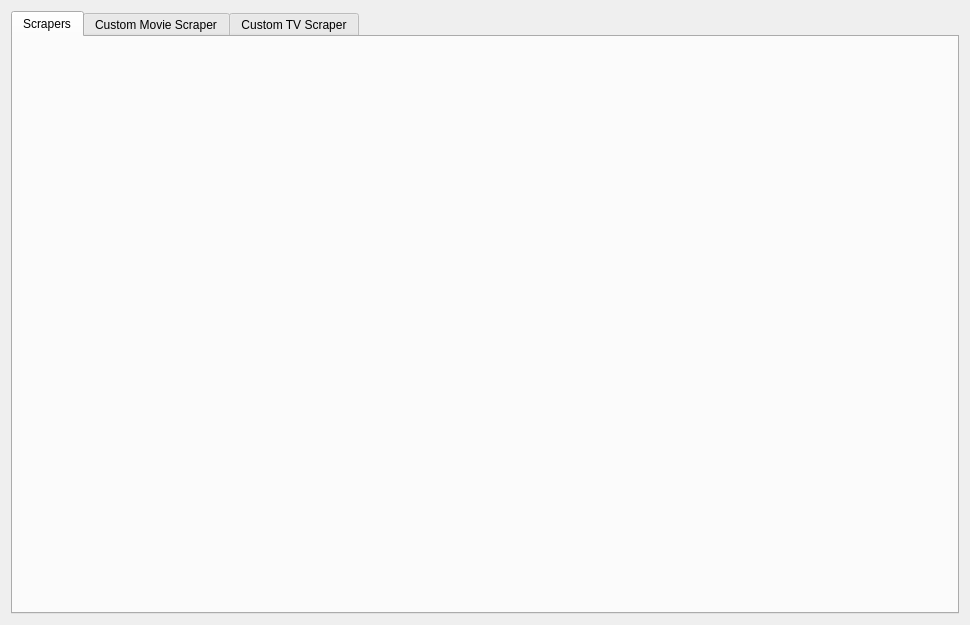
<?xml version="1.0" encoding="UTF-8"?>
<ui version="4.0">
 <class>ScraperSettingsWidget</class>
 <widget class="QWidget" name="ScraperSettingsWidget">
  <property name="geometry">
   <rect>
    <x>0</x>
    <y>0</y>
    <width>970</width>
    <height>625</height>
   </rect>
  </property>
  <layout class="QVBoxLayout" name="verticalLayout_4">
   <item>
    <widget class="QTabWidget" name="tabWidget">
     <property name="currentIndex">
      <number>0</number>
     </property>
     <widget class="QWidget" name="tabScrapers">
      <attribute name="title">
       <string>Scrapers</string>
      </attribute>
      <layout class="QVBoxLayout" name="vLayout_MovieScrapers">
       <item>
        <widget class="ScraperSettingsTable" name="scraperSettings" native="true"/>
       </item>
      </layout>
     </widget>
     <widget class="QWidget" name="tabCustomMovieScraper">
      <attribute name="title">
       <string>Custom Movie Scraper</string>
      </attribute>
      <layout class="QVBoxLayout" name="verticalLayout_11">
       <item>
        <widget class="QLabel" name="lblCustomMovieScraperHelp">
         <property name="text">
          <string>Combine multiple scrapers to your custom scraper. If you select other scrapers than IMDB, The Movie DB and Fanart.tv multiple searches may be necessary as only these three share an id.</string>
         </property>
         <property name="wordWrap">
          <bool>true</bool>
         </property>
        </widget>
       </item>
       <item>
        <widget class="QTableWidget" name="customScraperTable">
         <property name="sizePolicy">
          <sizepolicy hsizetype="Expanding" vsizetype="Expanding">
           <horstretch>1</horstretch>
           <verstretch>0</verstretch>
          </sizepolicy>
         </property>
         <property name="editTriggers">
          <set>QAbstractItemView::NoEditTriggers</set>
         </property>
         <property name="alternatingRowColors">
          <bool>true</bool>
         </property>
         <property name="selectionMode">
          <enum>QAbstractItemView::NoSelection</enum>
         </property>
         <property name="showGrid">
          <bool>false</bool>
         </property>
         <attribute name="verticalHeaderVisible">
          <bool>false</bool>
         </attribute>
         <column>
          <property name="text">
           <string>Item</string>
          </property>
         </column>
         <column>
          <property name="text">
           <string>Scraper</string>
          </property>
         </column>
        </widget>
       </item>
      </layout>
     </widget>
     <widget class="QWidget" name="tabCustomTvScraper">
      <attribute name="title">
       <string>Custom TV Scraper</string>
      </attribute>
      <layout class="QVBoxLayout" name="verticalLayout">
       <item>
        <widget class="CustomTvScraperSettingsWidget" name="customTvScraperSettings" native="true"/>
       </item>
      </layout>
     </widget>
    </widget>
   </item>
  </layout>
 </widget>
 <customwidgets>
  <customwidget>
   <class>ScraperSettingsTable</class>
   <extends>QWidget</extends>
   <header>ui/settings/ScraperSettingsTable.h</header>
   <container>1</container>
  </customwidget>
  <customwidget>
   <class>CustomTvScraperSettingsWidget</class>
   <extends>QWidget</extends>
   <header>ui/settings/CustomTvScraperSettingsWidget.h</header>
   <container>1</container>
  </customwidget>
 </customwidgets>
 <resources/>
 <connections/>
</ui>
